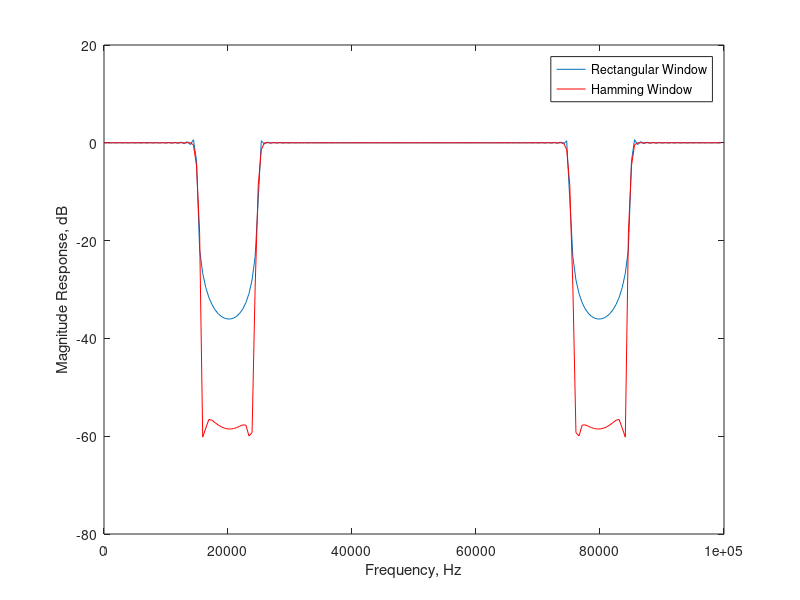

Reproduce this figure in MATLAB.
%sampling frequency
fs=100e3;
%cut-off frequency
fl=15e3;
fh=25e3;
fh=fs/2-fh;

%digital cut-off frequency
Omegal = 2*pi*fl/fs;
Omegah = 2*pi*fh/fs;

%length of filter
M=201;
halfM=floor(M/2);
%discrete time index
n=-halfM:halfM;
N=M;
%frequencies
f=0:fs/N:fs-fs/N;
%sinc based impulse response
h=Omegal/pi*sinc(n*Omegal/pi)+Omegah/pi*sinc(n*Omegah/pi).*cos(n*pi);
%hamming window
w=hamming(M)';
%element wise multiplication with the sinc function
hammingh=h.*w;
%visually compare time domain sinc based impulse response 
%with hamming windowed sinc function
plot(n,h,'DisplayName','Rectangular Window')
hold on
plw=plot(n,hammingh,'r','DisplayName','Hamming Window')
hold off
xlabel('Time Index, n')
ylabel('Impulse Response Amplitude')
legend

%wait for window to close before going to next part of code  
waitfor(plw)

%
%DFTs and magnitude responses 
H=fft(h);
HmagdB=20*log10(abs(H));

HammingH=fft(hammingh);
HammingHmagdB=20*log10(abs(HammingH));

plot(f,HmagdB,'DisplayName','Rectangular Window')
hold on
plot(f,HammingHmagdB,'r','DisplayName','Hamming Window')
hold off
xlabel('Frequency, Hz')
ylabel('Magnitude Response, dB')
legend
